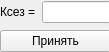
<?xml version="1.0" encoding="UTF-8"?>
<ui version="4.0">
 <class>Form</class>
 <widget class="QWidget" name="Form">
  <property name="geometry">
   <rect>
    <x>0</x>
    <y>0</y>
    <width>109</width>
    <height>52</height>
   </rect>
  </property>
  <property name="windowTitle">
   <string>Form</string>
  </property>
  <widget class="QWidget" name="">
   <property name="geometry">
    <rect>
     <x>0</x>
     <y>0</y>
     <width>111</width>
     <height>53</height>
    </rect>
   </property>
   <layout class="QVBoxLayout" name="verticalLayout">
    <item>
     <layout class="QHBoxLayout" name="horizontalLayout">
      <item>
       <widget class="QLabel" name="k_sez">
        <property name="text">
         <string>Ксез =</string>
        </property>
       </widget>
      </item>
      <item>
       <widget class="QLineEdit" name="k_sez_edit"/>
      </item>
     </layout>
    </item>
    <item>
     <widget class="QPushButton" name="okey_button">
      <property name="text">
       <string>Принять</string>
      </property>
     </widget>
    </item>
   </layout>
  </widget>
 </widget>
 <resources/>
 <connections/>
</ui>
